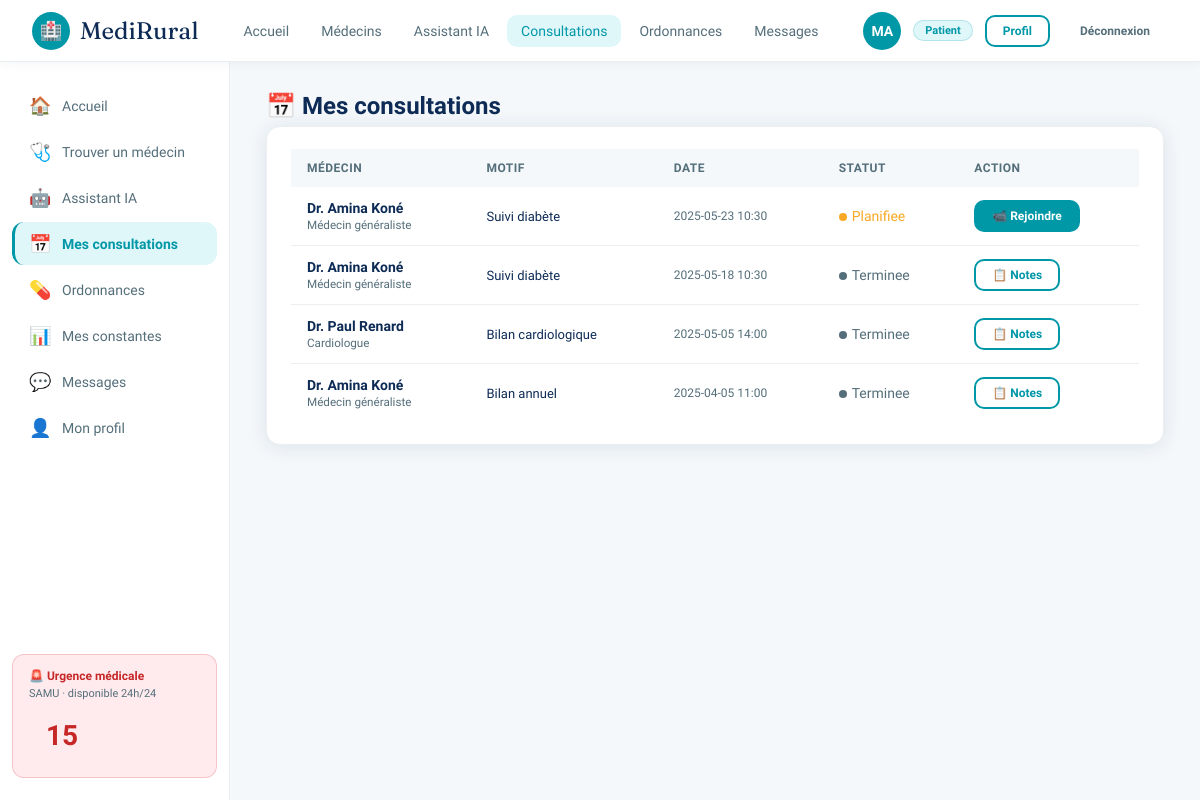
Page /consultations (signed in) on the committed database.
### tables this page shows
CREATE TABLE consultations (
            id          INTEGER PRIMARY KEY AUTOINCREMENT,
            patient_id  INTEGER NOT NULL,
            doctor_id   INTEGER NOT NULL,
            motif       TEXT,
            status      TEXT DEFAULT 'planifiee',
            date_rdv    TEXT,
            notes       TEXT,
            ordonnance  TEXT,
            created_at  TEXT DEFAULT (datetime('now')),
            FOREIGN KEY (patient_id) REFERENCES users(id),
            FOREIGN KEY (doctor_id)  REFERENCES doctors(id)
        );

CREATE TABLE users (
            id          INTEGER PRIMARY KEY AUTOINCREMENT,
            email       TEXT UNIQUE NOT NULL,
            password    TEXT NOT NULL,
            name        TEXT NOT NULL,
            role        TEXT NOT NULL DEFAULT 'patient',
            age         INTEGER,
            city        TEXT,
            phone       TEXT,
            specialite  TEXT,
            bio         TEXT,
            avatar_color TEXT DEFAULT '#0097A7',
            created_at  TEXT DEFAULT (datetime('now'))
        );

CREATE TABLE doctors (
            id          INTEGER PRIMARY KEY AUTOINCREMENT,
            user_id     INTEGER NOT NULL UNIQUE,
            specialite  TEXT NOT NULL,
            note        REAL DEFAULT 4.8,
            nb_consults INTEGER DEFAULT 0,
            dispo       TEXT DEFAULT 'Disponible',
            tarif       INTEGER DEFAULT 25,
            FOREIGN KEY (user_id) REFERENCES users(id)
        );

### app.py (the view, shortened to what this page needs)
@app.route("/consultations")
@login_required
def consultations():
    uid  = session["user_id"]
    role = session["role"]
    if role == "patient":
        rows = query("""
            SELECT c.*, u.name as doc_name, d.specialite, u.avatar_color
            FROM consultations c
            JOIN doctors d ON c.doctor_id=d.id
            JOIN users u ON d.user_id=u.id
            WHERE c.patient_id=? ORDER BY c.date_rdv DESC
        """, (uid,))
    return render_template("consultations.html", consultations=rows)

### app.py (called while the page is built)
def get_db():
    if "db" not in g:
        g.db = sqlite3.connect(DB_PATH)
        g.db.row_factory = sqlite3.Row
        g.db.execute("PRAGMA journal_mode=WAL")
        g.db.execute("PRAGMA foreign_keys=ON")
    return g.db

def query(sql, args=(), one=False):
    cur = get_db().execute(sql, args)
    rv  = cur.fetchall()
    return (rv[0] if rv else None) if one else rv

def login_required(f):
    @wraps(f)
    def decorated(*args, **kwargs):
        if "user_id" not in session:
            return redirect(url_for("login"))
        return f(*args, **kwargs)
    return decorated

### templates/consultations.html (shortened to what this page needs)
{% extends "base.html" %}
{% block content %}
<p class="page-title">📅 {{ 'Mes consultations' if session.role=='patient' else 'Consultations patients' }}</p>
<div class="card">
  {% if consultations %}
  <table>
    <thead><tr>
      <th>{{ 'Médecin' if session.role=='patient' else 'Patient' }}</th>
      <th>Motif</th>
      <th>Date</th>
      <th>Statut</th>
      <th>Action</th>
    </tr></thead>
    <tbody>
    {% for c in consultations %}
    <tr>
      <td><strong>{{ c.doc_name if session.role=='patient' else c.patient_name }}</strong><br>
          <small style="color:var(--grey)">{{ c.specialite if session.role=='patient' else (c.patient_age|string + ' ans — ' + c.patient_city if c.patient_age else '') }}</small></td>
      <td style="font-size:13px">{{ c.motif }}</td>
      <td style="font-size:12px;color:var(--grey)">{{ c.date_rdv or '—' }}</td>
      <td><span class="s-{{ c.status }}"><span class="status-dot"></span>{{ c.status|replace('_',' ')|title }}</span></td>
      <td>
        {% if c.status == 'planifiee' %}
        <a href="{{ url_for('teleconsult', consult_id=c.id) }}" class="btn btn-primary btn-sm">📹 Rejoindre</a>
        {% elif c.status == 'terminee' and c.notes %}
        <button onclick="showNotes('{{ c.notes|replace("'","\\'") }}')" class="btn btn-outline btn-sm">📋 Notes</button>
        {% endif %}
      </td>
    </tr>
    {% endfor %}
    </tbody>
  </table>
  {% endif %}
</div>
{% endblock %}

### templates/base.html (style rules this page uses)
:root { --navy:#0D2B55;--blue:#1565C0;--teal:#0097A7;--teal-lt:#E0F7FA; --green:#2E7D32;--green-lt:#E8F5E9;--gold:#F9A825;--red:#C62828; --red-lt:#FFEBEE;--white:#fff;--off:#F4F8FB;--lgrey:#ECEFF1; --grey:#546E7A;--dark:#0A1628;--radius:14px; --shadow:0 2px 20px rgba(13,43,85,.10); --font:'Sora',sans-serif; }
* { box-sizing:border-box;margin:0;padding:0; }
body { font-family:var(--font);background:var(--off);color:var(--navy);min-height:100vh;display:flex;flex-direction:column; }
a { color:inherit;text-decoration:none; }
.page-title { font-size:24px;font-weight:800;color:var(--navy);margin-bottom:6px; }
.card { background:var(--white);border-radius:var(--radius);box-shadow:var(--shadow);border:1px solid var(--lgrey);padding:22px 24px; }
.btn { display:inline-flex;align-items:center;gap:7px;padding:10px 22px;border-radius:10px;font-family:var(--font);font-weight:700;font-size:14px;cursor:pointer;transition:.15s;border:2px solid transparent; }
.btn-primary { background:var(--teal);color:#fff;border-color:var(--teal); }
.btn-outline { background:transparent;color:var(--teal);border-color:var(--teal); }
.btn-sm { padding:7px 16px;font-size:12px; }
table { width:100%;border-collapse:collapse; }
th { background:var(--off);padding:12px 16px;text-align:left;font-size:12px;font-weight:600;color:var(--grey);text-transform:uppercase;letter-spacing:.5px; }
td { padding:13px 16px;border-bottom:1px solid var(--lgrey);font-size:14px; }
tr:last-child td { border-bottom:none; }
.status-dot { width:8px;height:8px;border-radius:50%;display:inline-block;margin-right:5px; }
.s-en_cours,.s-planifiee { color:var(--gold) }
.s-en_cours .status-dot,.s-planifiee .status-dot { background:var(--gold); }
.s-terminee { color:var(--grey) }
.s-terminee .status-dot { background:var(--grey); }
.main>* { animation:fadeUp .35s ease; }

### rows in the picture
consultations: name "Dr. Amina Koné", specialite "Médecin généraliste", motif "Suivi diabète", date_rdv "2025-05-23 10:30", status "Planifiee"
consultations: name "Dr. Amina Koné", specialite "Médecin généraliste", motif "Suivi diabète", date_rdv "2025-05-18 10:30", status "Terminee"
consultations: name "Dr. Paul Renard", specialite "Cardiologue", motif "Bilan cardiologique", date_rdv "2025-05-05 14:00", status "Terminee"
consultations: name "Dr. Amina Koné", specialite "Médecin généraliste", motif "Bilan annuel", date_rdv "2025-04-05 11:00", status "Terminee"

### other values in the picture
{{ session.name[:2].upper() }} "MA"
{{ 'Médecin' if session.role=='doctor' else 'Patient' }} "Patient"
{{ 'Médecin' if session.role=='patient' else 'Patient' }} "MÉDECIN"
